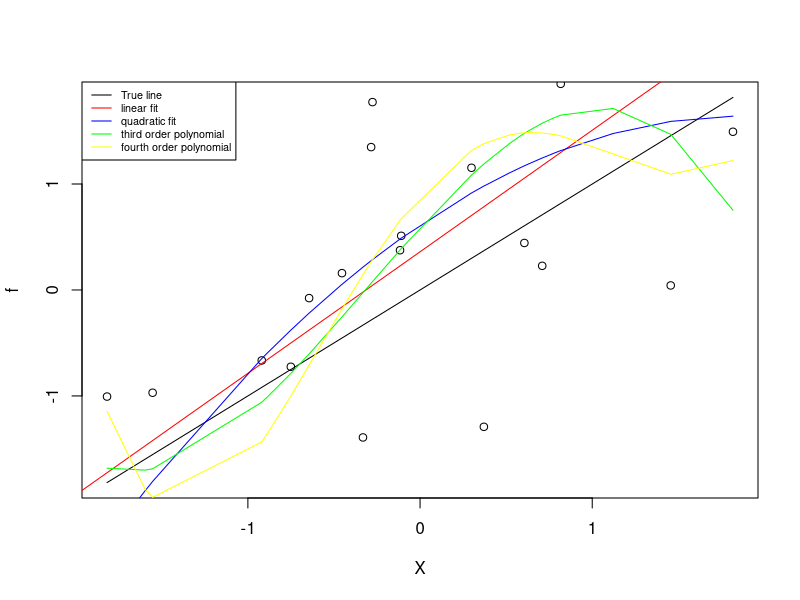
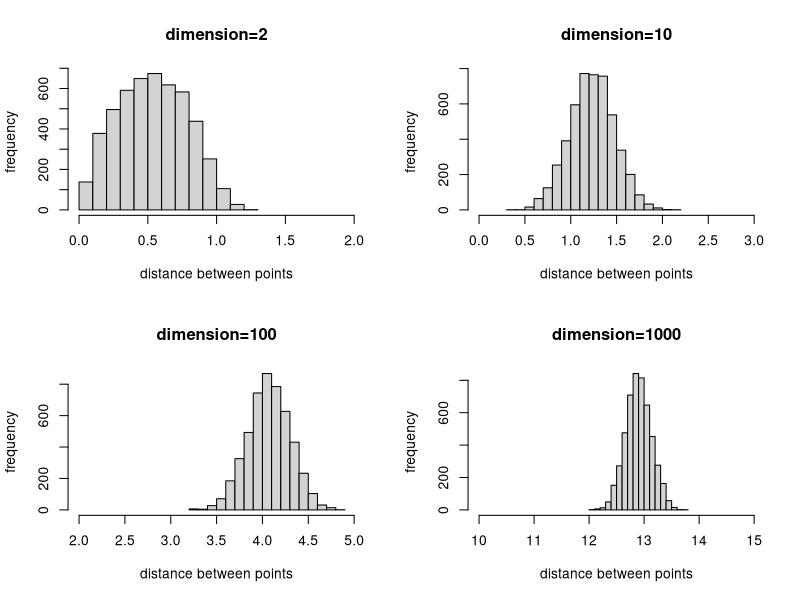
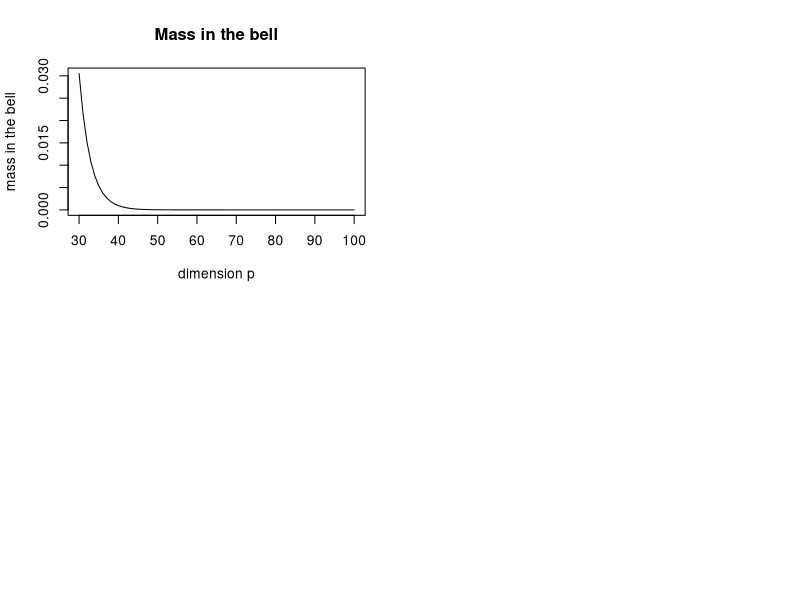

The R source for these figures, in order:
## ---- chunk 1
knitr::opts_chunk$set(echo = FALSE)
## ---- chunk 2
set.seed(12345)
n <- 25
X <- rnorm(n)
f <- X*1
y <- f + rnorm(n)
reg2 <- lm(y~ X + I(X^2))
reg3 <- lm(y~ X + I(X^2) + I(X^3))
reg4 <- lm(y~ X + I(X^2) + I(X^3) + I(X^4))
i <- order(X)
## ---- chunk 3
plot(X,f, type="l")
points(X,y)
abline(lm(y ~ X), col="red")
points(X[i], predict(reg2)[i], type="l", col="blue")
points(X[i], predict(reg3)[i], type="l", col="green")
points(X[i], predict(reg4)[i], type="l", col="yellow")
legend("topleft", c("True line", "linear fit", "quadratic fit", "third order polynomial", "fourth order polynomial"), 
 lty=c(1,1,1,1,1), lwd=rep(1,5),col=c("black","red", "blue", "green", "yellow"), cex=0.65)
## ---- chunk 4
p <- c(2,10,100,1000)
n <- 100
Obs <- n*(n-1)/2
Result <- matrix(NA, ncol=length(p), nrow=Obs)
for (i in 1:length(p)) {
  X <- matrix(runif(n*p[i]), nrow=n)
  Res <-  as.vector(apply(X, 1, function(x) {sqrt(rowSums(sweep(X,2,x)^2))}))
  Result[,i] <- unique(Res[Res!=0])
}
## ---- chunk 5
par(mfrow=c(2,2))
hist(Result[,1], main="dimension=2", ylab="frequency", xlab="distance between points", xlim=c(0,2))
hist(Result[,2], main="dimension=10", ylab="frequency", xlab="distance between points", xlim=c(0,3))
hist(Result[,3], main="dimension=100", ylab="frequency", xlab="distance between points", xlim=c(2,5))
hist(Result[,4], main="dimension=1000", ylab="frequency", xlab="distance between points", xlim=c(10,15))
## ---- chunk 6
delta = 0.001
p = 30:100
Prob = 1/(delta*2^(p/2))
#Prob = Prob/Prob[1]
## ---- chunk 7
 plot(p, Prob, type="l", main="Mass in the bell", xlab="dimension p", ylab="mass in the bell")
